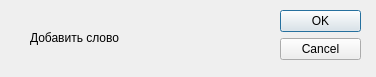
<?xml version="1.0" encoding="UTF-8"?>
<ui version="4.0">
 <class>Dialog</class>
 <widget class="QDialog" name="Dialog">
  <property name="geometry">
   <rect>
    <x>0</x>
    <y>0</y>
    <width>376</width>
    <height>77</height>
   </rect>
  </property>
  <property name="windowTitle">
   <string>Dialog</string>
  </property>
  <widget class="QDialogButtonBox" name="buttonBox">
   <property name="geometry">
    <rect>
     <x>280</x>
     <y>10</y>
     <width>81</width>
     <height>241</height>
    </rect>
   </property>
   <property name="orientation">
    <enum>Qt::Vertical</enum>
   </property>
   <property name="standardButtons">
    <set>QDialogButtonBox::Cancel|QDialogButtonBox::Ok</set>
   </property>
  </widget>
  <widget class="QLabel" name="label">
   <property name="geometry">
    <rect>
     <x>30</x>
     <y>30</y>
     <width>151</width>
     <height>16</height>
    </rect>
   </property>
   <property name="text">
    <string>Добавить слово</string>
   </property>
  </widget>
 </widget>
 <resources/>
 <connections>
  <connection>
   <sender>buttonBox</sender>
   <signal>accepted()</signal>
   <receiver>Dialog</receiver>
   <slot>accept()</slot>
   <hints>
    <hint type="sourcelabel">
     <x>248</x>
     <y>254</y>
    </hint>
    <hint type="destinationlabel">
     <x>157</x>
     <y>274</y>
    </hint>
   </hints>
  </connection>
  <connection>
   <sender>buttonBox</sender>
   <signal>rejected()</signal>
   <receiver>Dialog</receiver>
   <slot>reject()</slot>
   <hints>
    <hint type="sourcelabel">
     <x>316</x>
     <y>260</y>
    </hint>
    <hint type="destinationlabel">
     <x>286</x>
     <y>274</y>
    </hint>
   </hints>
  </connection>
 </connections>
</ui>
